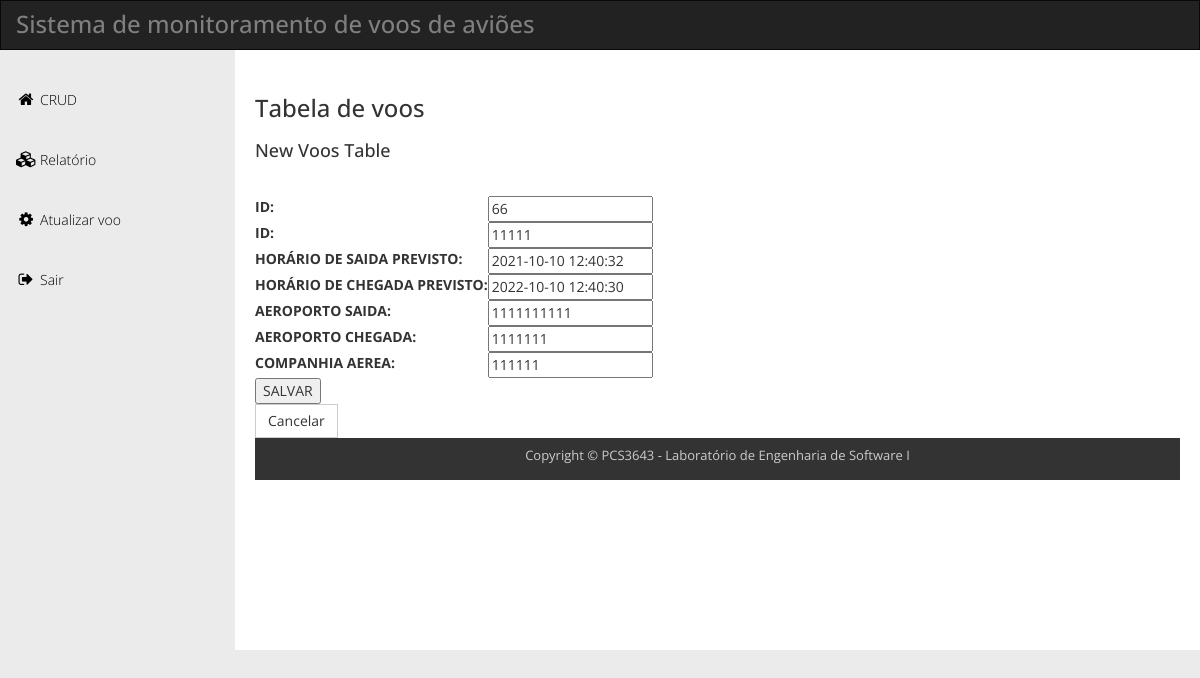
Page /update_voo/66 on the committed database.
### book/models.py (models this page shows)
class Voo(models.Model):
    ID = models.IntegerField(primary_key=True)
    DH_PREVISTO_SAIDA = models.DateTimeField(auto_now=False)
    DH_PREVISTO_CHEGADA = models.DateTimeField(auto_now=False)
    ID_VOO = models.CharField(max_length=12, null=False)
    NM_AEROPORTO_SAIDA = models.CharField(max_length=50, null=False)
    NM_AEROPORTO_CHEGADA = models.CharField(max_length=50, null=False)
    NM_COMPANHIA_AEREA = models.CharField(max_length=50, null=False)
    class Meta:
        db_table = 'Voo'

### book/views.py (the view)
# urls.py: path('update_voo/<str:pk>', views.vooUpdateForm, name='update_voo'),
def vooUpdateForm(request, pk):
    voo = Voo.objects.get(ID=pk)
    form = VooFormulario(instance=voo)
    if request.method == 'POST':
        form = VooFormulario(request.POST, instance=voo)
        if form.is_valid():
            form.save()
    context = {'form': form}
    return render(request, 'vooForm.html', context)

### book/forms.py
class VooFormulario(forms.ModelForm):
    class Meta:
        model = Voo
        fields = ['ID', 'ID_VOO', 'DH_PREVISTO_SAIDA', 'DH_PREVISTO_CHEGADA',
                  'NM_AEROPORTO_SAIDA', 'NM_AEROPORTO_CHEGADA', 'NM_COMPANHIA_AEREA']
        labels = {"ID_VOO": "ID", "DH_PREVISTO_SAIDA": "HORÁRIO DE SAIDA PREVISTO",
                  "DH_PREVISTO_CHEGADA": "HORÁRIO DE CHEGADA PREVISTO", "NM_AEROPORTO_SAIDA": "AEROPORTO SAIDA",
                  "NM_AEROPORTO_CHEGADA": "AEROPORTO CHEGADA", "NM_COMPANHIA_AEREA": "COMPANHIA AEREA"}

### template/vooForm.html (shortened to what this page needs)
{% load static %}
<!DOCTYPE html>
<html lang="en">
<head>
    <link rel="stylesheet" href="{% static 'css/bootstrap.min.css' %}">
    <link rel="stylesheet" href="{% static 'css/templatemo_main.css' %}">
</head>
<body>
    <div id="main-wrapper">
        <div class="navbar navbar-inverse" role="navigation">
            <div class="navbar-header">
                <div class="logo">
                    <h1>Sistema de monitoramento de voos de aviões</h1>
                </div>
            </div>
        </div>
        <div class="template-page-wrapper">
            <div class="navbar-collapse collapse templatemo-sidebar">
                <ul class="templatemo-sidebar-menu">
                    <li><a href="crud"><i class="fa fa-home"></i>CRUD</a></li>
                    <li><a href="relatorio"><i class="fa fa-cubes"></i>Relatório</a></li>
                    <li><a href="atualizarvoo"><i class="fa fa-cog"></i>Atualizar voo</a></li>
                    <li><a href="login"><i class="fa fa-sign-out"></i>Sair</a></li>
                </ul>
            </div>
            <div class="templatemo-content-wrapper">
                <div class="templatemo-content">
                    <h1>Tabela de voos</h1>
                    <div class="row">
                        <div class="col-md-12">
                                <div class="table-responsive">
                                    <h4 class="margin-bottom-15">New Voos Table</h4>
                                    <table class="table table-striped table-hover table-bordered">
                                        <tbody>
                                           <form  method="POST">{% csrf_token %}
                                                <table>
                                                    {{form.as_table}}
                                                </table>
                                                <input type="submit" value="SALVAR">
                                           </form>
                                        </tbody>
                                    </table>
                                </div>
                            <td><a href="crud" class="btn btn-default">Cancelar</a></td>
                            <div>
                                <footer class="templatemo-footer">
                                    <div class="templatemo-copyright">
                                        <p>Copyright &copy; PCS3643 - Laboratório de Engenharia de Software I
                                        </p>
                                    </div>
                                </footer>
                            </div>
                        </div>
</body>
</html>

### static/css/templatemo_main.css (style rules this page uses)
* { font-family: 'Open Sans', sans-serif; }
body { background-color: rgb(235, 235, 235); }
h1 { font-size: 24px; }
.logo { display: inline-block; }
.logo h1 { font-size: 24px; margin: 10px 15px; }
.templatemo-content-wrapper { float: left; width: 100%; }
.templatemo-content { margin-left: 235px; margin-top: 0px; min-height: 600px; padding: 25px 20px 0 20px; background-color: white; overflow-x: hidden; }
.templatemo-footer { clear: both; font-size: 13px; padding: 8px 0 5px 0; text-align: center; color: #ccc; background-color: #333; }
.margin-bottom-15 { margin-bottom: 15px; }
.navbar { margin-bottom: 0; border-radius: 0; }
.navbar-header { color: rgb(127, 127, 127); }
.templatemo-sidebar { padding: 0; margin-top: 20px; }
.templatemo-sidebar .templatemo-sidebar-menu { list-style: none; margin: 0; padding: 0; }
.templatemo-sidebar .templatemo-sidebar-menu>li { display: block; margin: 0; padding: 0; border: 0px; }
.templatemo-sidebar .templatemo-sidebar-menu>li>a { display: block; position: relative; margin: 0; border: 0px; padding: 20px 15px; text-decoration: none; font-size: 14px; font-weight: 300; }
.templatemo-sidebar-menu a { color: black; }
.templatemo-sidebar .templatemo-sidebar-menu>li>a>i { font-size: 16px; top: 2px; margin-top: 1px; margin-left: 1px; margin-right: 4px; display: inline-block; width: 1.25em; text-align: center; }
.nav-pills>li>a, .nav-tabs>li>a, .alert, .progress, .panel, .btn, .panel-group .panel, .form-control, .modal-content, .breadcrumb { border-radius: 0; }
@media screen and (min-width: 992px) { .templatemo-sidebar { width: 235px; float: left; position: relative; margin-right: -100%; } }

### rows in the picture
Voo: ID "66", ID_VOO "11111", DH_PREVISTO_SAIDA "2021-10-10 12:40:32", DH_PREVISTO_CHEGADA "2022-10-10 12:40:30", NM_AEROPORTO_SAIDA "1111111111", NM_AEROPORTO_CHEGADA "1111111", NM_COMPANHIA_AEREA "111111"
